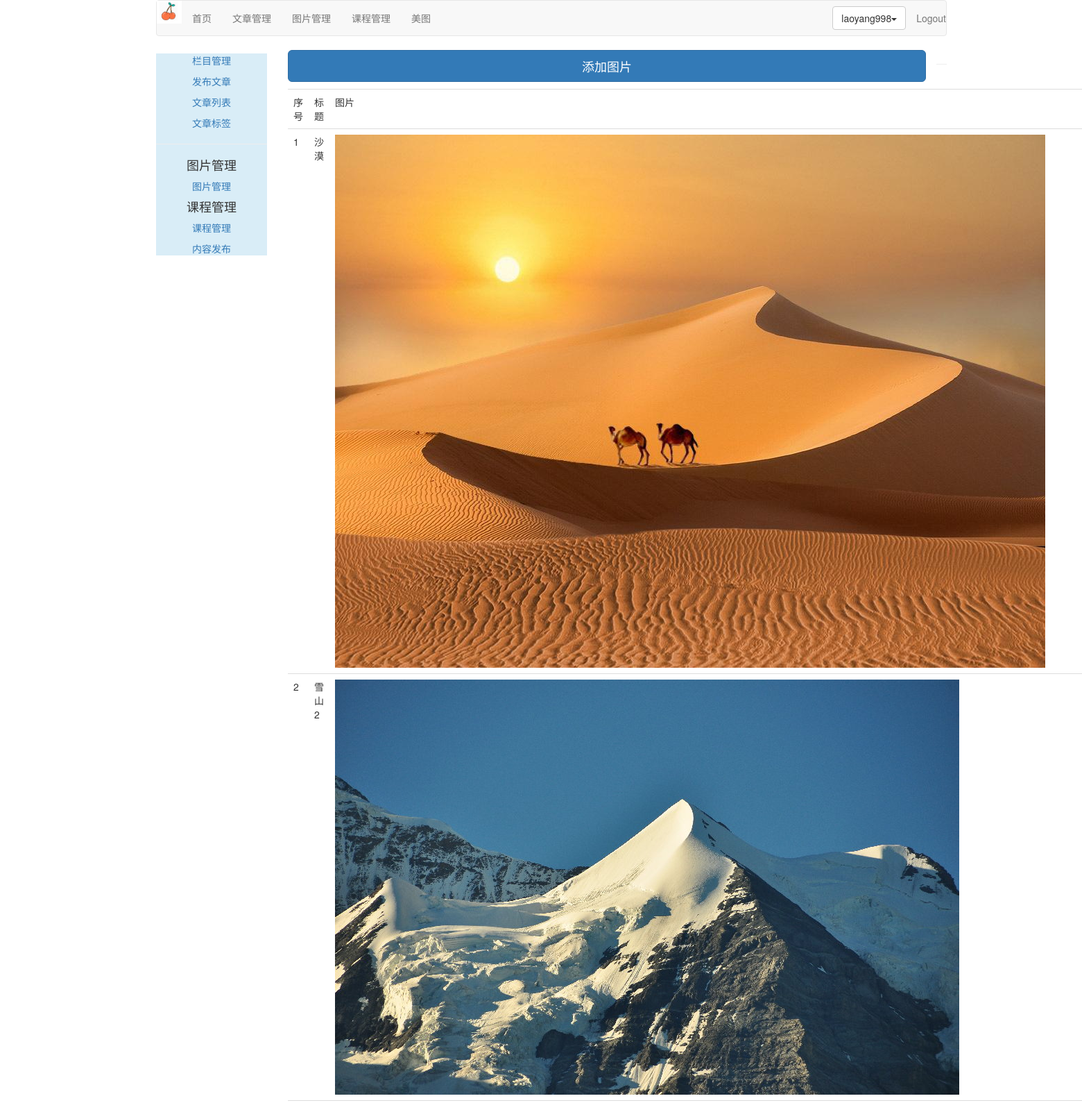
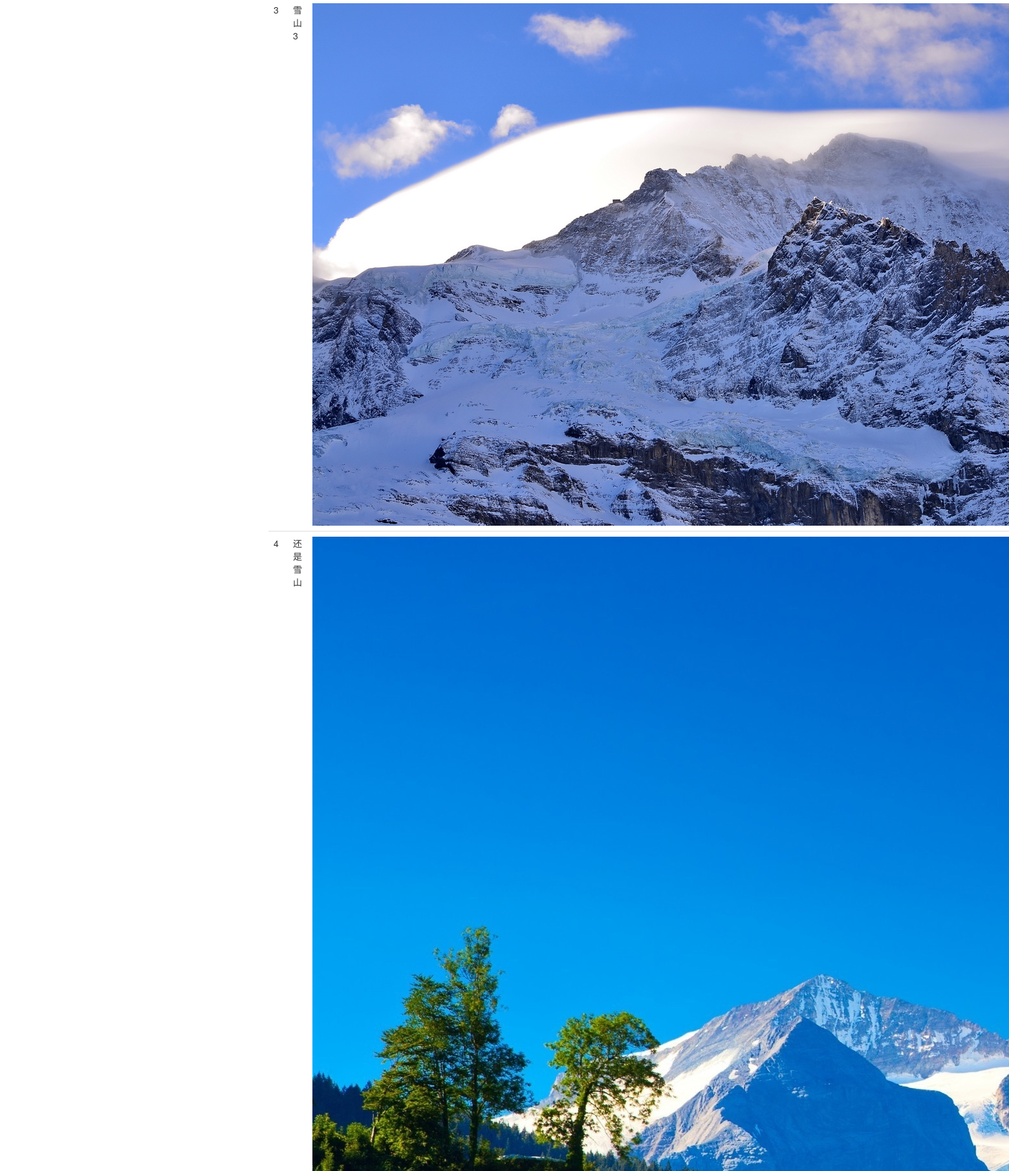
The app's page /image/image_list (signed in, upper part) with its own data (2 pictures, top to bottom).
### image/models.py (models this page shows, shortened)
class Image(models.Model):
    user = models.ForeignKey(User, related_name='images', on_delete=models.CASCADE)
    title = models.CharField(max_length=300)
    url = models.URLField(max_length=300)
    slug = models.SlugField(max_length=300, blank=True)
    description = models.TextField()
    created = models.DateField(auto_now_add=True, db_index=True)
    image = models.ImageField(upload_to='images/%Y/%m/%d')

### image/views.py (the view)
# urls.py: path('image_list', views.list_image, name='image_list'),
@login_required(login_url='/account')
def list_image(request):
    images = Image.objects.filter(user=request.user)
    return render(request, 'image/list_images.html', {'images': images})

### templates/image/list_images.html (shortened to what this page needs)
{% extends 'article/base.html' %}
{% load staticfiles %}
{% load thumbnail %}
{% block content %}
    <div>
        <button type="button" class="btn btn-primary btn-lg btn-block" onclick="add_image()">添加图片</button>
        <table class="table table-hover">
            <tr>
                <td>序号</td>
                <td>标题</td>
                <td>图片</td>
            </tr>
            {% for image in images %}
                <tr>
                    <td>{{ forloop.counter }}</td>
                    <td>{{ image.title }}</td>
                    {% thumbnail image.image "100x100" as im %}
                    <td><img src="{{ im.url }}"></td>
                    {% endthumbnail %}
                </tr>
            {% empty %}
                <p>还没有图片</p>
            {% endfor %}
        </table>
    </div>
{% endblock %}

### templates/article/header.html (shortened to what this page needs)
{% load staticfiles %}
<div class="container">
    <nav class="navbar navbar-default" role="navigation">
        <div class="navbar-header">
            <img width="36" src="{% static 'images/logo.png' %}"/>
        </div>
        <div>
            <ul class="nav navbar-nav" role="tablist">
                <li><a href="{% url 'blog_title' %}">首页</a></li>
                <li><a href="{% url 'article:article_column' %}">文章管理</a></li>
                <li><a href="{% url 'image:image_list' %}">图片管理</a></li>
                <li><a href="{% url 'course:manage_course' %}">课程管理</a></li>
                <li><a href="{% url 'image:falls_images' %}">美图</a></li>
            </ul>
            <ul class="nav navbar-nav navbar-right">
                {% if user.is_authenticated %}
                    <li>
                        <div class="dropdown" style="margin-top:8px">
                            <button class="btn btn-default dropdown-toggle" type="button" id="dropdownMenu"
                                    data-toggle="dropdown">{{ user.username }}<span class="caret"></span></button>
                        </div>
                    </li>
                    <li><a href="{% url 'account:logout' %}">Logout</a></li>
                {% else %}
                    <li><a href="{% url 'account:login' %}">LOGIN</a></li>
                {% endif %}
            </ul>
        </div>
    </nav>
</div>

### records on screen
Image: title "沙漠", shows a picture
Image: title "雪山2", shows a picture
Image: title "雪山3", shows a picture
Image: title "还是雪山", shows a picture

### other values on screen
{{ user.username }} "laoyang998"
